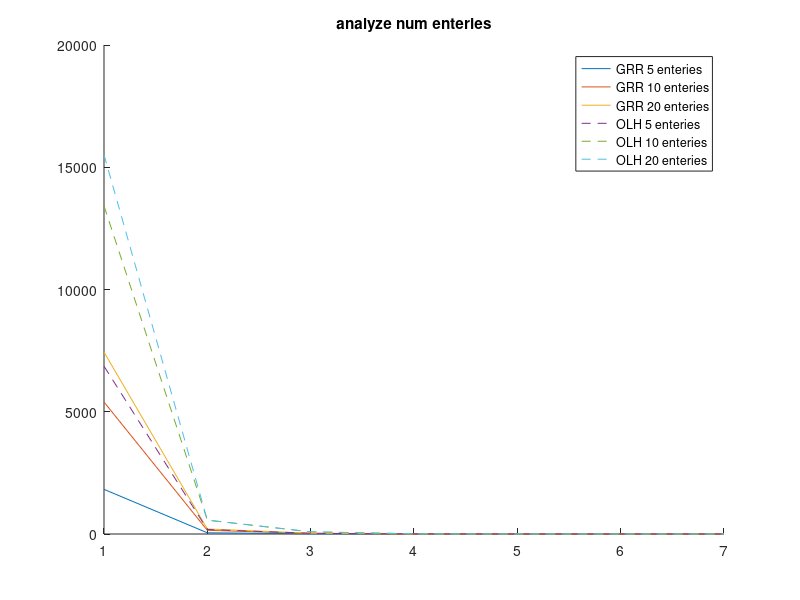

This chart was generated by the following MATLAB code:
clc
clear
load("GRR_f_est_epsilon_phoenix_100_5EE_V2.mat")
f_hat(size(all_f_est,1),size(all_f_est,2),size(all_f_est,3))=0;
for k=1:size(all_f_est,4)
    for i=1:size(all_f_est,1)
        for j=1:size(all_f_est,2)
            for e=1:size(all_f_est,3)
                f_hat(i,j,e)=f_hat(i,j,e)+all_f_est(i,j,e,k);
            end
        end
    end
end
f_hat=f_hat/size(all_f_est,4);
f_true_bar(size(all_f_est,1),size(all_f_est,2),size(all_f_est,3))=0;
for k=1:size(all_f_est,4)
    for i=1:size(all_f_est,1)
        for j=1:size(all_f_est,2)
            for e=1:size(all_f_est,3)
                f_true_bar(i,j,e)=f_true_bar(i,j,e)+all_f_truth(i,j,e,k);
            end
        end
    end
end
f_true_bar=f_true_bar/size(all_f_est,4);
S(1,size(all_f_est,3))=0;
for e=1:size(all_f_est,3)
    for i=1:size(all_f_est,1)
        for j=1:size(all_f_est,2)
            S(1,e)=S(1,e)+(f_true_bar(i,j,e)-f_hat(i,j,e)).^2;
            f_true_bar(i,j,e)
            f_hat(i,j,e)
        end
    end
end
S=S/(size(f_est,1)*size(f_est,2));
figure(4)
clf
hold on
plot(S)
load("GRR_f_est_epsilon_phoenix_100_10EE_V2.mat")
f_hat(size(all_f_est,1),size(all_f_est,2),size(all_f_est,3))=0;
for k=1:size(all_f_est,4)
    for i=1:size(all_f_est,1)
        for j=1:size(all_f_est,2)
            for e=1:size(all_f_est,3)
                f_hat(i,j,e)=f_hat(i,j,e)+all_f_est(i,j,e,k);
            end
        end
    end
end
f_hat=f_hat/size(all_f_est,4);
f_true_bar(size(all_f_est,1),size(all_f_est,2),size(all_f_est,3))=0;
for k=1:size(all_f_est,4)
    for i=1:size(all_f_est,1)
        for j=1:size(all_f_est,2)
            for e=1:size(all_f_est,3)
                f_true_bar(i,j,e)=f_true_bar(i,j,e)+all_f_truth(i,j,e,k);
            end
        end
    end
end
f_true_bar=f_true_bar/size(all_f_est,4);
S(1,size(all_f_est,3))=0;
for e=1:size(all_f_est,3)
    for i=1:size(all_f_est,1)
        for j=1:size(all_f_est,2)
            S(1,e)=S(1,e)+(f_true_bar(i,j,e)-f_hat(i,j,e)).^2;
            f_true_bar(i,j,e)
            f_hat(i,j,e)
        end
    end
end
S=S/(size(f_est,1)*size(f_est,2));
plot(S)
load("GRR_f_est_epsilon_phoenix_100_20EE_V2.mat")
f_hat(size(all_f_est,1),size(all_f_est,2),size(all_f_est,3))=0;
for k=1:size(all_f_est,4)
    for i=1:size(all_f_est,1)
        for j=1:size(all_f_est,2)
            for e=1:size(all_f_est,3)
                f_hat(i,j,e)=f_hat(i,j,e)+all_f_est(i,j,e,k);
            end
        end
    end
end
f_hat=f_hat/size(all_f_est,4);
f_true_bar(size(all_f_est,1),size(all_f_est,2),size(all_f_est,3))=0;
for k=1:size(all_f_est,4)
    for i=1:size(all_f_est,1)
        for j=1:size(all_f_est,2)
            for e=1:size(all_f_est,3)
                f_true_bar(i,j,e)=f_true_bar(i,j,e)+all_f_truth(i,j,e,k);
            end
        end
    end
end
f_true_bar=f_true_bar/size(all_f_est,4);
S(1,size(all_f_est,3))=0;
for e=1:size(all_f_est,3)
    for i=1:size(all_f_est,1)
        for j=1:size(all_f_est,2)
            S(1,e)=S(1,e)+(f_true_bar(i,j,e)-f_hat(i,j,e)).^2;
            f_true_bar(i,j,e)
            f_hat(i,j,e)
        end
    end
end
S=S/(size(f_est,1)*size(f_est,2));
plot(S)
%finished GRR


load("OLH_f_est_epsilon_phoenix_100_5EE_V2.mat")
f_hat(size(all_f_est,1),size(all_f_est,2),size(all_f_est,3))=0;
for k=1:size(all_f_est,4)
    for i=1:size(all_f_est,1)
        for j=1:size(all_f_est,2)
            for e=1:size(all_f_est,3)
                f_hat(i,j,e)=f_hat(i,j,e)+all_f_est(i,j,e,k);
            end
        end
    end
end
f_hat=f_hat/size(all_f_est,4);
f_true_bar(size(all_f_est,1),size(all_f_est,2),size(all_f_est,3))=0;
for k=1:size(all_f_est,4)
    for i=1:size(all_f_est,1)
        for j=1:size(all_f_est,2)
            for e=1:size(all_f_est,3)
                f_true_bar(i,j,e)=f_true_bar(i,j,e)+all_f_truth(i,j,e,k);
            end
        end
    end
end
f_true_bar=f_true_bar/size(all_f_est,4);
S(1,size(all_f_est,3))=0;
for e=1:size(all_f_est,3)
    for i=1:size(all_f_est,1)
        for j=1:size(all_f_est,2)
            S(1,e)=S(1,e)+(f_true_bar(i,j,e)-f_hat(i,j,e)).^2;
            f_true_bar(i,j,e)
            f_hat(i,j,e)
        end
    end
end
S=S/(size(f_est,1)*size(f_est,2));
% figure(1)
% clf
% hold on
plot(S,'LineStyle','--')
load("OLH_f_est_epsilon_phoenix_100_10EE_V2.mat")
f_hat(size(all_f_est,1),size(all_f_est,2),size(all_f_est,3))=0;
for k=1:size(all_f_est,4)
    for i=1:size(all_f_est,1)
        for j=1:size(all_f_est,2)
            for e=1:size(all_f_est,3)
                f_hat(i,j,e)=f_hat(i,j,e)+all_f_est(i,j,e,k);
            end
        end
    end
end
f_hat=f_hat/size(all_f_est,4);
f_true_bar(size(all_f_est,1),size(all_f_est,2),size(all_f_est,3))=0;
for k=1:size(all_f_est,4)
    for i=1:size(all_f_est,1)
        for j=1:size(all_f_est,2)
            for e=1:size(all_f_est,3)
                f_true_bar(i,j,e)=f_true_bar(i,j,e)+all_f_truth(i,j,e,k);
            end
        end
    end
end
f_true_bar=f_true_bar/size(all_f_est,4);
S(1,size(all_f_est,3))=0;
for e=1:size(all_f_est,3)
    for i=1:size(all_f_est,1)
        for j=1:size(all_f_est,2)
            S(1,e)=S(1,e)+(f_true_bar(i,j,e)-f_hat(i,j,e)).^2;
            f_true_bar(i,j,e)
            f_hat(i,j,e)
        end
    end
end
S=S/(size(f_est,1)*size(f_est,2));
plot(S,'LineStyle','--')
load("OLH_f_est_epsilon_phoenix_100_20EE_V2.mat")
f_hat(size(all_f_est,1),size(all_f_est,2),size(all_f_est,3))=0;
for k=1:size(all_f_est,4)
    for i=1:size(all_f_est,1)
        for j=1:size(all_f_est,2)
            for e=1:size(all_f_est,3)
                f_hat(i,j,e)=f_hat(i,j,e)+all_f_est(i,j,e,k);
            end
        end
    end
end
f_hat=f_hat/size(all_f_est,4);
f_true_bar(size(all_f_est,1),size(all_f_est,2),size(all_f_est,3))=0;
for k=1:size(all_f_est,4)
    for i=1:size(all_f_est,1)
        for j=1:size(all_f_est,2)
            for e=1:size(all_f_est,3)
                f_true_bar(i,j,e)=f_true_bar(i,j,e)+all_f_truth(i,j,e,k);
            end
        end
    end
end
f_true_bar=f_true_bar/size(all_f_est,4);
S(1,size(all_f_est,3))=0;
for e=1:size(all_f_est,3)
    for i=1:size(all_f_est,1)
        for j=1:size(all_f_est,2)
            S(1,e)=S(1,e)+(f_true_bar(i,j,e)-f_hat(i,j,e)).^2;
            f_true_bar(i,j,e)
            f_hat(i,j,e)
        end
    end
end
S=S/(size(f_est,1)*size(f_est,2));
plot(S,'LineStyle','--')
legend({'GRR 5 enteries','GRR 10 enteries','GRR 20 enteries','OLH 5 enteries','OLH 10 enteries','OLH 20 enteries'})
title('analyze num enteries')
